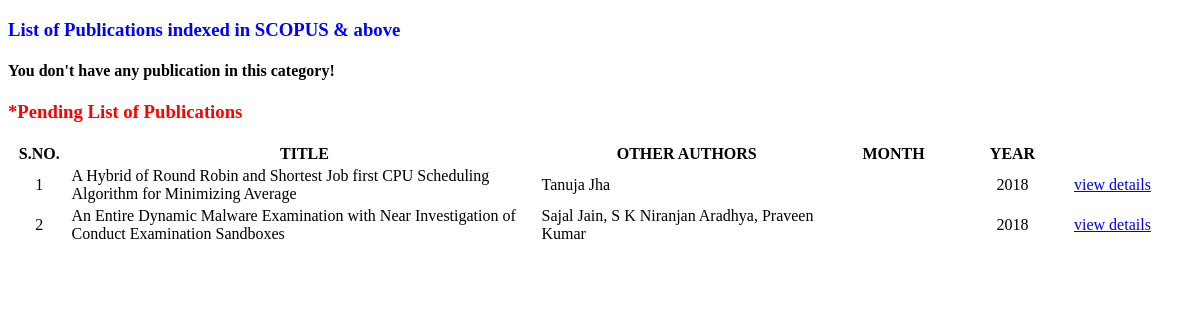
/view.php (signed in), run on an earlier commit of the app's database.
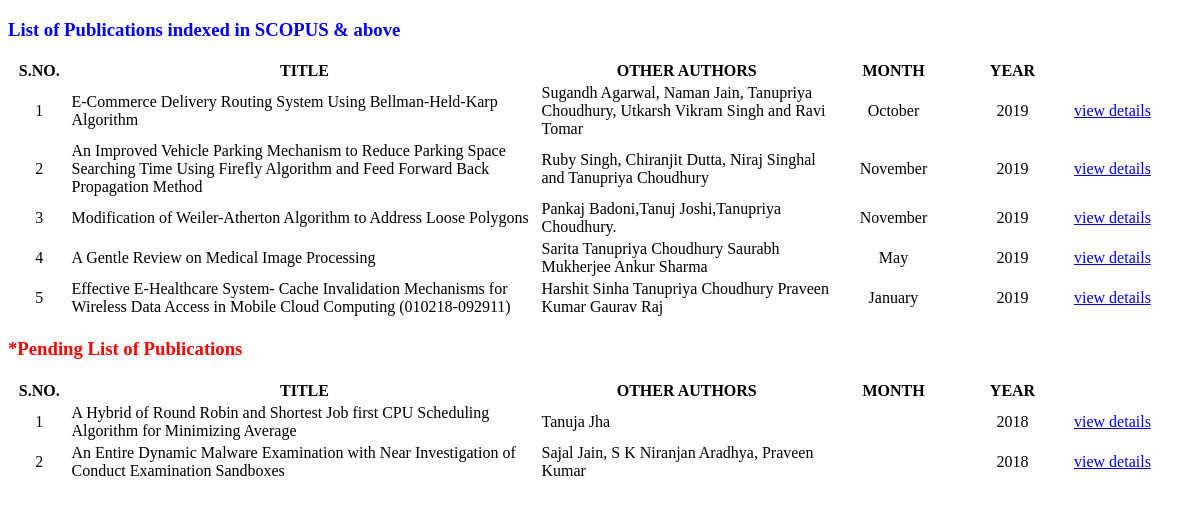
And on a later commit of the database.
### tables this page shows
CREATE TABLE `data` (
  `sap_id` int(11) DEFAULT NULL,
  `title` varchar(201) NOT NULL,
  `authors` varchar(67) DEFAULT NULL,
  `department` varchar(20) DEFAULT NULL,
  `affiliation` varchar(45) DEFAULT NULL,
  `category` varchar(12) DEFAULT NULL,
  `publisher` varchar(127) DEFAULT NULL,
  `month` varchar(9) DEFAULT NULL,
  `year` int(11) DEFAULT NULL,
  `identifier` varchar(4) DEFAULT NULL,
  `number` varchar(56) DEFAULT NULL,
  `doi` varchar(44) DEFAULT NULL,
  `indexed` varchar(12) DEFAULT NULL,
  `volume` varchar(7) DEFAULT NULL,
  `issue` varchar(7) DEFAULT NULL,
  `page_no` varchar(19) DEFAULT NULL,
  `url` varchar(144) DEFAULT NULL,
  `verification_document` varchar(18) DEFAULT NULL,
  `status` varchar(9) DEFAULT NULL,
  `remarks` varchar(9) NOT NULL DEFAULT 'Pending'
);

CREATE TABLE `journal` (
  `sap_id` int(11) DEFAULT NULL,
  `title` varchar(181) DEFAULT NULL,
  `authors` varchar(319) DEFAULT NULL,
  `department` varchar(14) DEFAULT NULL,
  `affiliation` varchar(13) DEFAULT NULL,
  `journal_name` varchar(112) DEFAULT NULL,
  `publisher` varchar(16) DEFAULT NULL,
  `issn` varchar(36) DEFAULT NULL,
  `indexed` varchar(6) DEFAULT NULL,
  `volume` int(11) DEFAULT NULL,
  `issue` int(11) DEFAULT NULL,
  `page_no` varchar(102) DEFAULT NULL,
  `month` varchar(9) DEFAULT NULL,
  `year` int(11) DEFAULT NULL,
  `url` varchar(223) DEFAULT NULL,
  `doi` varchar(77) DEFAULT NULL,
  `impact` decimal(4,3) DEFAULT NULL,
  `upload` varchar(192) DEFAULT NULL,
  `status` int(11) DEFAULT NULL,
  `remarks` varchar(9) DEFAULT NULL
);

### view.php (the view, shortened to what this page needs)
<!DOCTYPE html>
<html>
	<head>
	</head>
	<body>
		<h3 style = "color:blue">List of Publications indexed in SCOPUS & above</h3>
		<?php
			require('connection.php');
			$count=0;
			$sap_id = $_SESSION['sapid'];
			$query = "SELECT * FROM journal WHERE sap_id = $sap_id AND remarks = \"Completed\"";
			$result = mysqli_query($db,$query);
			if(mysqli_num_rows($result)>0)
			{
		?>
		<table style = "border:none">
			<tr>
				<th>S.NO.</th>
				<th>TITLE</th>
				<th>OTHER AUTHORS</th>
				<th>MONTH</th>
				<th>YEAR</th>
				<th></th>
			</tr>
			<?php
				while($row = mysqli_fetch_assoc($result))
				{
					$count++;
					echo "<tr>";
						echo "<td width = \"5%\" align = \"center\">".$count."</td>";
						echo "<td width = \"40%\">".$row['title']."</td>";
						echo "<td width = \"25%\">".$row['authors']."</td>";
						echo "<td width = \"10%\" align = \"center\">".$row['month']."</td>";
						echo "<td width = \"10%\" align = \"center\">".$row['year']."</td>";
						echo "<td width = \"10%\"><a href=\"details.php?title=".$row['title']."\" target = \"_blank\">view details</a></td>";
					echo "</tr>";
				}
			?>
		</table>
		<?php
			}
			else
			{
				echo "<h4>You don't have any publication in this category!</h4>";
			}
		?>
		<h3 style = "color:red">*Pending List of Publications</h3>
		<?php
			$query = "SELECT * FROM data WHERE sap_id = $sap_id AND remarks = \"Pending\"";
			$result = mysqli_query($db,$query);
			$count = 0;
			if(mysqli_num_rows($result)>0)
			{
		?>
		<table style = "border:none">
			<tr>
				<th>S.NO.</th>
				<th>TITLE</th>
				<th>OTHER AUTHORS</th>
				<th>MONTH</th>
				<th>YEAR</th>
				<th></th>
			</tr>
			<?php
				while($row = mysqli_fetch_assoc($result))
				{
					$count++;
					echo "<tr>";
						echo "<td width = \"5%\" align = \"center\">".$count."</td>";
						echo "<td width = \"40%\">".$row['title']."</td>";
						echo "<td width = \"25%\">".$row['authors']."</td>";
						echo "<td width = \"10%\" align = \"center\">".$row['month']."</td>";
						echo "<td width = \"10%\" align = \"center\">".$row['year']."</td>";
						echo "<td width = \"10%\"><a href=\"details.php?title=".$row['title']."\" target = \"_blank\">view details</a></td>";
					echo "</tr>";
				}
			?>
		</table>
		<?php
			}
			else
			{
				echo "<h4 style = \"color:blue\">You don't have any publication in this category!</h4>";
			}
		?>
	</body>
</html>

What changed in the data, as far as the page shows it:
added journal: title "E-Commerce Delivery Routing System Using Bellman-Held-Karp Algorithm", authors "Sugandh Agarwal, Naman Jain, Tanupriya Choudhury, Utkarsh Vikram Singh and Ravi Tomar", month "October", year "2019"
added journal: title "An Improved Vehicle Parking Mechanism to Reduce Parking Space Searching Time Using Firefly Algorithm and Feed Forward Back Propagation Method", authors "Ruby Singh, Chiranjit Dutta, Niraj Singhal and Tanupriya Choudhury", month "November", year "2019"
added journal: title "Modification of Weiler-Atherton Algorithm to Address Loose Polygons", authors "Pankaj Badoni,Tanuj Joshi,Tanupriya Choudhury.", month "November", year "2019"
added journal: title "A Gentle Review on Medical Image Processing", authors "Sarita Tanupriya Choudhury Saurabh Mukherjee Ankur Sharma", month "May", year "2019"
added journal: title "Effective E-Healthcare System- Cache Invalidation Mechanisms for Wireless Data Access in Mobile Cloud Computing (010218-092911)", authors "Harshit Sinha Tanupriya Choudhury Praveen Kumar Gaurav Raj", month "January", year "2019"
Also different on the page:
text no longer shown: "You don't have any publication in this category!"
text now shown: "S.NO. TITLE OTHER AUTHORS MONTH YEAR"
